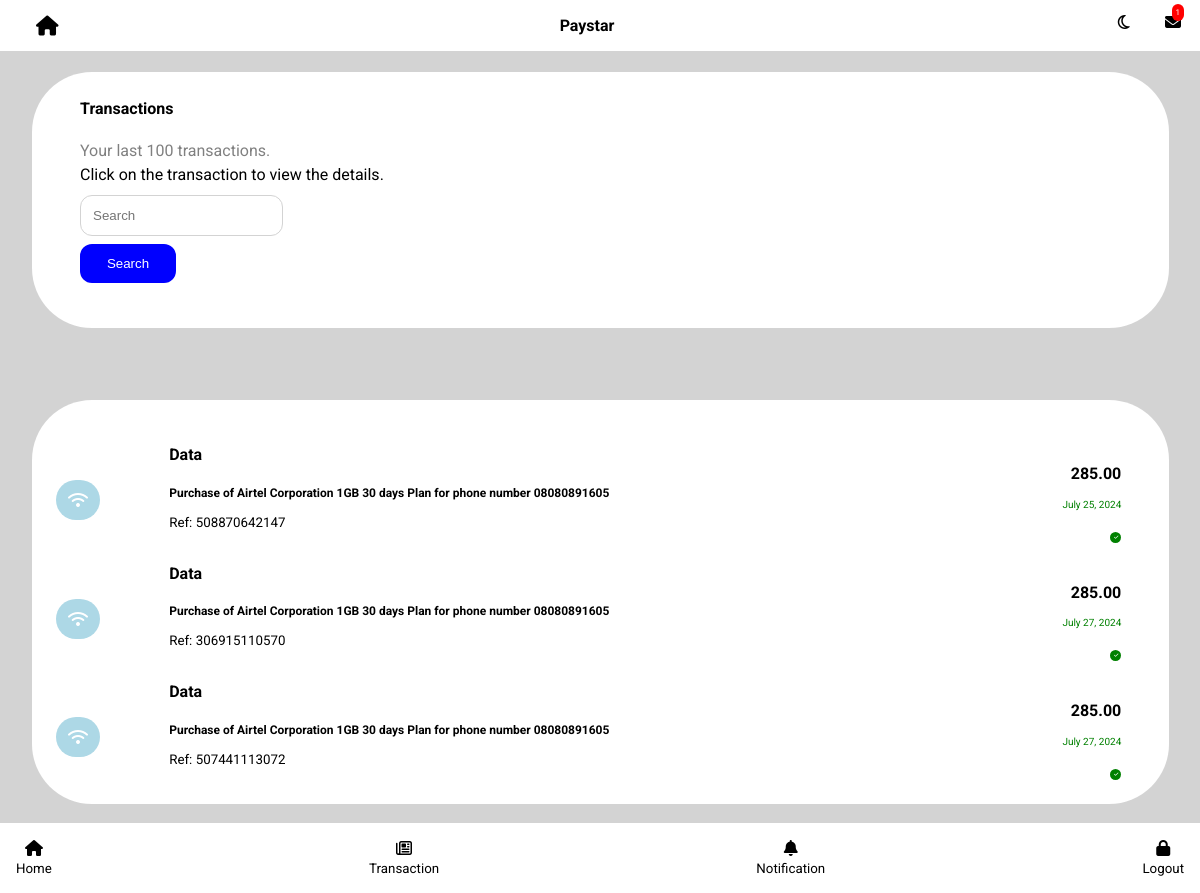
Page /history (signed in) on the committed database.
### myapp/models.py (models this page shows, shortened)
class Development(models.Model):
  user = models.ForeignKey(User, on_delete=models.CASCADE)
  balance = models.ForeignKey(Balance, on_delete=models.CASCADE)
  charge = models.DecimalField(max_digits=10, decimal_places=2)
  service = models.CharField(max_length=255)
  amount = models.DecimalField(max_digits=10, decimal_places=2)
  phone = models.CharField(max_length=255)
  data_amount = models.CharField(max_length=255)
  transaction_id = models.CharField(max_length=2000)
  date = models.DateField(auto_now_add=True)
  status = models.BooleanField(default=False)

### myapp/views.py (the view)
# urls.py: path("history", views.transaction_history),
@login_required
def transaction_history(request):
  is_night = None
  try:
    nightmode = UserProfiles.objects.get(user=request.user)
    is_night = nightmode.night_mode
  except Exception:
    is_night = False
  dev = Development.objects.filter(user=request.user)
  return render(request, 'transaction.html', {"nightmode":is_night, "dev": dev})

### myapp/templates/transaction.html (shortened to what this page needs)
{% extends "extenders.html" %}
 {% load static %}
 {% block toggle %}
    {% if nightmode %}
    <link href={% static "css/nightmode/transaction.css" %} rel="stylesheet">
    {% else %}
      <link href={% static "css/transaction.css" %} rel="stylesheet">
    {% endif %}
 {% endblock %}
{% block content %}
  <div class="parent-container">
    <div class="custom-search">
      <h4>Transactions</h4>
      <p class="to-grey">Your last 100 transactions.</p>
      <p class="to-red">Click on the transaction to view the details.</p>
      <form method="GET" action="/finder/">
        <input type="text" name="q" placeholder="Search" class="search"/> <br /> <br />
        <input class="submit" type="submit" value="Search" />
      </form>
    </div>
    <div class="search-result">
      {% for data in dev %}
         <a href="/myreciept/{{data.id}}" class="detail jst-content">
        <div class="for-wifi"><i class="fa fa-wifi"></i></div>
        <div class="data-wifi">
          <h4>Data</h4>
          <p class="data-desc">Purchase of {{data.data_amount}} 30 days Plan for phone number {{data.phone}}</p>
          <small>Ref: {{data.transaction_id}}</small>
        </div>
        <div class="data-amt">
          <br />
          <h4>{{data.charge}}</h4>
          <small> {{ data.date }} </small><br />
          <i id="status" class="fa fa-check"></i>
        </div>
      </a>
      {% endfor %}
    </div>
  </div>
  <br /><br /><br />
{% endblock %}

### myapp/static/css/home.css (style rules this page uses)
body { background-color: lightgrey; font-family: 'Roboto', sans-serif; }

### myapp/static/css/transaction.css (style rules this page uses)
.custom-search { background-color: white; width: 92%; border-radius: 5vw; padding: 2vw; height: 13rem; color: black; margin: 2vw; margin-top: 6vw; line-height: 0.5; }
.custom-search > h4 { position: relative; top: -1vw; }
.custom-search > * { position: relative; left: 2vw; }
.custom-search > .to-grey { color: grey; }
.custom-search > .to-red { 2: red; }
form > * { padding: 0.75rem; border-radius: 0.75rem; }
form > .search { border: solid 0.5px lightgrey; }
form > .submit { background-color: blue; color: white; border: none; width: 6rem; }
.search-result { background-color: white; width: 92%; border-radius: 5vw; height: auto; padding: 2vw; color: black; margin: 2vw; margin-top: 6vw; }
.jst-content { display: flex; justify-content: space-between; text-decoration: none; color: black; }
.for-wifi > .fa-wifi { background-color: lightblue; color: white; padding:0.75rem; border-radius: 3vw; margin-top: 3.5rem; }
.data-desc { font-size: 12px; font-weight: bold; width: 60vw; color: black; }
.data-amt { text-align: right; position: relative; right: 2vw; }
.data-amt > small { color: green; font-size: 10px; position: relative; top: -0.75rem; }
#status { color: white; background-color: green; font-size: 5px; height: 5px; width: 5px; padding: 3px; border-radius: 50%; }
@media only screen and (min-width: 768px) { .data-wifi { position: relative; left: -4rem; } }

### rows in the picture
Development: data_amount "Airtel Corporation 1GB", phone "08080891605", transaction_id "508870642147", charge "285.00", date "July 25, 2024"
Development: data_amount "Airtel Corporation 1GB", phone "08080891605", transaction_id "306915110570", charge "285.00", date "July 27, 2024"
Development: data_amount "Airtel Corporation 1GB", phone "08080891605", transaction_id "507441113072", charge "285.00", date "July 27, 2024"
